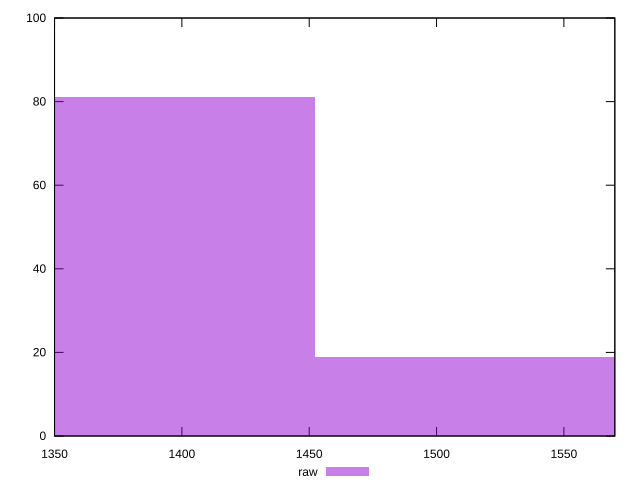

This chart was generated by the following gnuplot code:
reset

$raw <<EOF
1521.5437843033694 19
1383.2216220939722 81
EOF

set key outside below
set boxwidth 138.32216220939722
set xrange [1350:1570]
set yrange [0:100]
set trange [0:100]
set style fill transparent solid 0.5 noborder
set terminal svg size 640, 490 enhanced background rgb 'white'
set output "report_00019_2021-02-10T18-14-37.922Z//uses-text-compression/samples/pages+cached+noadtech+nomedia+nocss/raw/histogram.svg"

plot $raw title "raw" with boxes

reset
